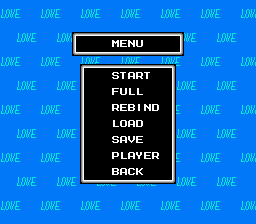

A 2D game scene composited from a Tiled map and its tileset images. What follows is a short description and the map's XML, with every tile layer's data as written:
An orthogonal 32x28 tile map with 8x8 px tiles, 3 tile layers (bg, bg2, graphics).

<map version="1.2" tiledversion="1.3.2" orientation="orthogonal" renderorder="right-down" compressionlevel="0" width="32" height="28" tilewidth="8" tileheight="8" infinite="0" nextlayerid="9" nextobjectid="34">
 <tileset firstgid="1" source="tilesets/menuTiled.tsx" />
 <layer id="1" name="bg" width="32" height="28">
  <data encoding="csv">
4,4,4,4,4,4,4,4,4,4,4,4,4,4,4,4,4,4,4,4,4,4,4,4,4,4,4,4,4,4,4,4,
4,4,4,4,4,4,4,4,4,4,4,4,4,4,4,4,4,4,4,4,4,4,4,4,4,4,4,4,4,4,4,4,
4,4,4,4,4,4,4,4,4,4,4,4,4,4,4,4,4,4,4,4,4,4,4,4,4,4,4,4,4,4,4,4,
4,4,4,4,4,4,4,4,4,4,4,4,4,4,4,4,4,4,4,4,4,4,4,4,4,4,4,4,4,4,4,4,
4,4,4,4,4,4,4,4,4,4,4,4,4,4,4,4,4,4,4,4,4,4,4,4,4,4,4,4,4,4,4,4,
4,4,4,4,4,4,4,4,4,4,4,4,4,4,4,4,4,4,4,4,4,4,4,4,4,4,4,4,4,4,4,4,
4,4,4,4,4,4,4,4,4,4,4,4,4,4,4,4,4,4,4,4,4,4,4,4,4,4,4,4,4,4,4,4,
4,4,4,4,4,4,4,4,4,4,4,4,4,4,4,4,4,4,4,4,4,4,4,4,4,4,4,4,4,4,4,4,
4,4,4,4,4,4,4,4,4,4,4,4,4,4,4,4,4,4,4,4,4,4,4,4,4,4,4,4,4,4,4,4,
4,4,4,4,4,4,4,4,4,4,4,4,4,4,4,4,4,4,4,4,4,4,4,4,4,4,4,4,4,4,4,4,
4,4,4,4,4,4,4,4,4,4,4,4,4,4,4,4,4,4,4,4,4,4,4,4,4,4,4,4,4,4,4,4,
4,4,4,4,4,4,4,4,4,4,4,4,4,4,4,4,4,4,4,4,4,4,4,4,4,4,4,4,4,4,4,4,
4,4,4,4,4,4,4,4,4,4,4,4,4,4,4,4,4,4,4,4,4,4,4,4,4,4,4,4,4,4,4,4,
4,4,4,4,4,4,4,4,4,4,4,4,4,4,4,4,4,4,4,4,4,4,4,4,4,4,4,4,4,4,4,4,
4,4,4,4,4,4,4,4,4,4,4,4,4,4,4,4,4,4,4,4,4,4,4,4,4,4,4,4,4,4,4,4,
4,4,4,4,4,4,4,4,4,4,4,4,4,4,4,4,4,4,4,4,4,4,4,4,4,4,4,4,4,4,4,4,
4,4,4,4,4,4,4,4,4,4,4,4,4,4,4,4,4,4,4,4,4,4,4,4,4,4,4,4,4,4,4,4,
4,4,4,4,4,4,4,4,4,4,4,4,4,4,4,4,4,4,4,4,4,4,4,4,4,4,4,4,4,4,4,4,
4,4,4,4,4,4,4,4,4,4,4,4,4,4,4,4,4,4,4,4,4,4,4,4,4,4,4,4,4,4,4,4,
4,4,4,4,4,4,4,4,4,4,4,4,4,4,4,4,4,4,4,4,4,4,4,4,4,4,4,4,4,4,4,4,
4,4,4,4,4,4,4,4,4,4,4,4,4,4,4,4,4,4,4,4,4,4,4,4,4,4,4,4,4,4,4,4,
4,4,4,4,4,4,4,4,4,4,4,4,4,4,4,4,4,4,4,4,4,4,4,4,4,4,4,4,4,4,4,4,
4,4,4,4,4,4,4,4,4,4,4,4,4,4,4,4,4,4,4,4,4,4,4,4,4,4,4,4,4,4,4,4,
4,4,4,4,4,4,4,4,4,4,4,4,4,4,4,4,4,4,4,4,4,4,4,4,4,4,4,4,4,4,4,4,
4,4,4,4,4,4,4,4,4,4,4,4,4,4,4,4,4,4,4,4,4,4,4,4,4,4,4,4,4,4,4,4,
4,4,4,4,4,4,4,4,4,4,4,4,4,4,4,4,4,4,4,4,4,4,4,4,4,4,4,4,4,4,4,4,
4,4,4,4,4,4,4,4,4,4,4,4,4,4,4,4,4,4,4,4,4,4,4,4,4,4,4,4,4,4,4,4,
4,4,4,4,4,4,4,4,4,4,4,4,4,4,4,4,4,4,4,4,4,4,4,4,4,4,4,4,4,4,4,4
</data>
 </layer>
 <layer id="2" name="bg2" width="32" height="28">
  <properties>
   <property name="fff" type="bool" value="false" />
  </properties>
  <data encoding="csv">
8,9,10,11,0,8,9,10,11,0,8,9,10,11,0,8,9,10,11,0,8,9,10,11,0,8,9,10,11,0,8,9,
24,25,26,27,0,24,25,26,27,0,24,25,26,27,0,24,25,26,27,0,24,25,26,27,0,24,25,26,27,0,24,25,
40,41,42,43,0,40,41,42,43,0,40,41,42,43,0,40,41,42,43,0,40,41,42,43,0,40,41,42,43,0,40,41,
11,0,8,9,10,11,0,8,9,10,11,0,8,9,10,11,0,8,9,10,11,0,8,9,10,11,0,8,9,10,11,0,
27,0,24,25,26,27,0,24,25,26,27,0,24,25,26,27,0,24,25,26,27,0,24,25,26,27,0,24,25,26,27,0,
43,0,40,41,42,43,0,40,41,42,43,0,40,41,42,43,0,40,41,42,43,0,40,41,42,43,0,40,41,42,43,0,
8,9,10,11,0,8,9,10,11,0,8,9,10,11,0,8,9,10,11,0,8,9,10,11,0,8,9,10,11,0,8,9,
24,25,26,27,0,24,25,26,27,0,24,25,26,27,0,24,25,26,27,0,24,25,26,27,0,24,25,26,27,0,24,25,
40,41,42,43,0,40,41,42,43,0,40,41,42,43,0,40,41,42,43,0,40,41,42,43,0,40,41,42,43,0,40,41,
11,0,8,9,10,11,0,8,9,10,11,0,8,9,10,11,0,8,9,10,11,0,8,9,10,11,0,8,9,10,11,0,
27,0,24,25,26,27,0,24,25,26,27,0,24,25,26,27,0,24,25,26,27,0,24,25,26,27,0,24,25,26,27,0,
43,0,40,41,42,43,0,40,41,42,43,0,40,41,42,43,0,40,41,42,43,0,40,41,42,43,0,40,41,42,43,0,
8,9,10,11,0,8,9,10,11,0,8,9,10,11,0,8,9,10,11,0,8,9,10,11,0,8,9,10,11,0,8,9,
24,25,26,27,0,24,25,26,27,0,24,25,26,27,0,24,25,26,27,0,24,25,26,27,0,24,25,26,27,0,24,25,
40,41,42,43,0,40,41,42,43,0,40,41,42,43,0,40,41,42,43,0,40,41,42,43,0,40,41,42,43,0,40,41,
11,0,8,9,10,11,0,8,9,10,11,0,8,9,10,11,0,8,9,10,11,0,8,9,10,11,0,8,9,10,11,0,
27,0,24,25,26,27,0,24,25,26,27,0,24,25,26,27,0,24,25,26,27,0,24,25,26,27,0,24,25,26,27,0,
43,0,40,41,42,43,0,40,41,42,43,0,40,41,42,43,0,40,41,42,43,0,40,41,42,43,0,40,41,42,43,0,
8,9,10,11,0,8,9,10,11,0,8,9,10,11,0,8,9,10,11,0,8,9,10,11,0,8,9,10,11,0,8,9,
24,25,26,27,0,24,25,26,27,0,24,25,26,27,0,24,25,26,27,0,24,25,26,27,0,24,25,26,27,0,24,25,
40,41,42,43,0,40,41,42,43,0,40,41,42,43,0,40,41,42,43,0,40,41,42,43,0,40,41,42,43,0,40,41,
11,0,8,9,10,11,0,8,9,10,11,0,8,9,10,11,0,8,9,10,11,0,8,9,10,11,0,8,9,10,11,0,
27,0,24,25,26,27,0,24,25,26,27,0,24,25,26,27,0,24,25,26,27,0,24,25,26,27,0,24,25,26,27,0,
43,0,40,41,42,43,0,40,41,42,43,0,40,41,42,43,0,40,41,42,43,0,40,41,42,43,0,40,41,42,43,0,
8,9,10,11,0,8,9,10,11,0,8,9,10,11,0,8,9,10,11,0,8,9,10,11,0,8,9,10,11,0,8,9,
24,25,26,27,0,24,25,26,27,0,24,25,26,27,0,24,25,26,27,0,24,25,26,27,0,24,25,26,27,0,24,25,
40,41,42,43,0,40,41,42,43,0,40,41,42,43,0,40,41,42,43,0,40,41,42,43,0,40,41,42,43,0,40,41,
11,0,8,9,10,11,0,8,9,10,11,0,8,9,10,11,0,8,9,10,11,0,8,9,10,11,0,8,9,10,11,0
</data>
 </layer>
 <layer id="3" name="graphics" width="32" height="28">
  <data encoding="csv">
0,0,0,0,0,0,0,0,0,0,0,0,0,0,0,0,0,0,0,0,0,0,0,0,0,0,0,0,0,0,0,0,
0,0,0,0,0,0,0,0,0,0,0,0,0,0,0,0,0,0,0,0,0,0,0,0,0,0,0,0,0,0,0,0,
0,0,0,0,0,0,0,0,0,0,0,0,0,0,0,0,0,0,0,0,0,0,0,0,0,0,0,0,0,0,0,0,
0,0,0,0,0,0,0,0,0,0,0,0,0,0,0,0,0,0,0,0,0,0,0,0,0,0,0,0,0,0,0,0,
0,0,0,0,0,0,0,0,0,1,2,2,2,2,2,2,2,2,2,2,2,2,3,0,0,0,0,0,0,0,0,0,
0,0,0,0,0,0,0,0,0,17,18,18,18,18,94,86,95,102,18,18,18,18,19,0,0,0,0,0,0,0,0,0,
0,0,0,0,0,0,0,0,0,33,34,34,34,34,34,34,34,34,34,34,34,34,35,0,0,0,0,0,0,0,0,0,
0,0,0,0,0,0,0,0,0,0,0,0,0,0,0,0,0,0,0,0,0,0,0,0,0,0,0,0,0,0,0,0,
0,0,0,0,0,0,0,0,0,0,1,2,2,2,2,2,2,2,2,2,2,3,0,0,0,0,0,0,0,0,0,0,
0,0,0,0,0,0,0,0,0,0,17,18,18,18,100,101,82,99,101,18,18,19,0,0,0,0,0,0,0,0,0,0,
0,0,0,0,0,0,0,0,0,0,17,18,18,18,18,18,18,18,18,18,18,19,0,0,0,0,0,0,0,0,0,0,
0,0,0,0,0,0,0,0,0,0,17,18,18,18,87,102,93,93,18,18,18,19,0,0,0,0,0,0,0,0,0,0,
0,0,0,0,0,0,0,0,0,0,17,18,18,18,18,18,18,18,18,18,18,19,0,0,0,0,0,0,0,0,0,0,
0,0,0,0,0,0,0,0,0,0,17,18,18,18,99,86,83,90,95,85,18,19,0,0,0,0,0,0,0,0,0,0,
0,0,0,0,0,0,0,0,0,0,17,18,18,18,18,18,18,18,18,18,18,19,0,0,0,0,0,0,0,0,0,0,
0,0,0,0,0,0,0,0,0,0,17,18,18,18,93,96,82,85,18,18,18,19,0,0,0,0,0,0,0,0,0,0,
0,0,0,0,0,0,0,0,0,0,17,18,18,18,18,18,18,18,18,18,18,19,0,0,0,0,0,0,0,0,0,0,
0,0,0,0,0,0,0,0,0,0,17,18,18,18,100,82,103,86,18,18,18,19,0,0,0,0,0,0,0,0,0,0,
0,0,0,0,0,0,0,0,0,0,17,18,18,18,18,18,18,18,18,18,18,19,0,0,0,0,0,0,0,0,0,0,
0,0,0,0,0,0,0,0,0,0,17,18,18,18,97,93,82,106,86,99,18,19,0,0,0,0,0,0,0,0,0,0,
0,0,0,0,0,0,0,0,0,0,17,18,18,18,18,18,18,18,18,18,18,19,0,0,0,0,0,0,0,0,0,0,
0,0,0,0,0,0,0,0,0,0,17,18,18,18,83,82,84,92,18,18,18,19,0,0,0,0,0,0,0,0,0,0,
0,0,0,0,0,0,0,0,0,0,33,34,34,34,34,34,34,34,34,34,34,35,0,0,0,0,0,0,0,0,0,0,
0,0,0,0,0,0,0,0,0,0,0,0,0,0,0,0,0,0,0,0,0,0,0,0,0,0,0,0,0,0,0,0,
0,0,0,0,0,0,0,0,0,0,0,0,0,0,0,0,0,0,0,0,0,0,0,0,0,0,0,0,0,0,0,0,
0,0,0,0,0,0,0,0,0,0,0,0,0,0,0,0,0,0,0,0,0,0,0,0,0,0,0,0,0,0,0,0,
0,0,0,0,0,0,0,0,0,0,0,0,0,0,0,0,0,0,0,0,0,0,0,0,0,0,0,0,0,0,0,0,
0,0,0,0,0,0,0,0,0,0,0,0,0,0,0,0,0,0,0,0,0,0,0,0,0,0,0,0,0,0,0,0
</data>
 </layer>
</map>
